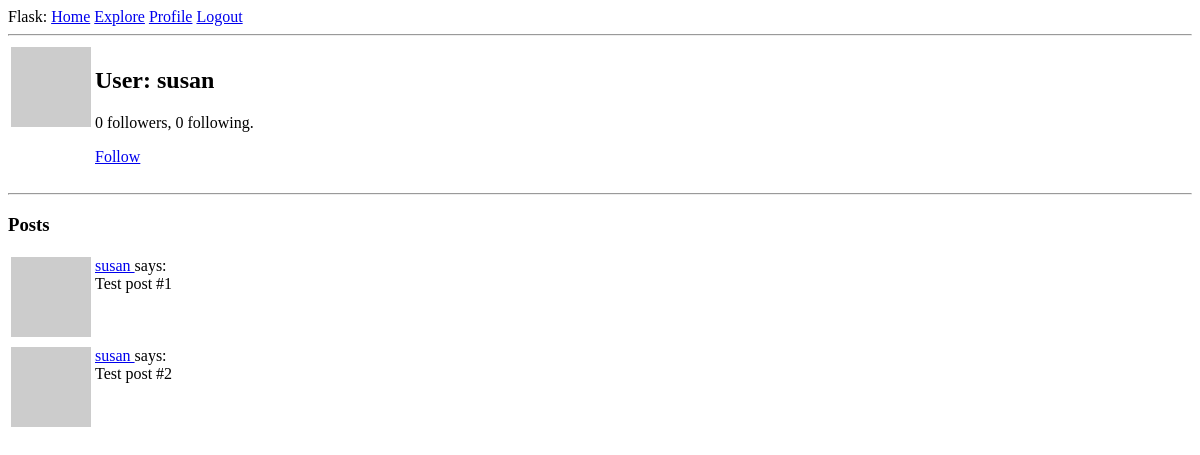
The app's page /user/susan (signed in), older data.
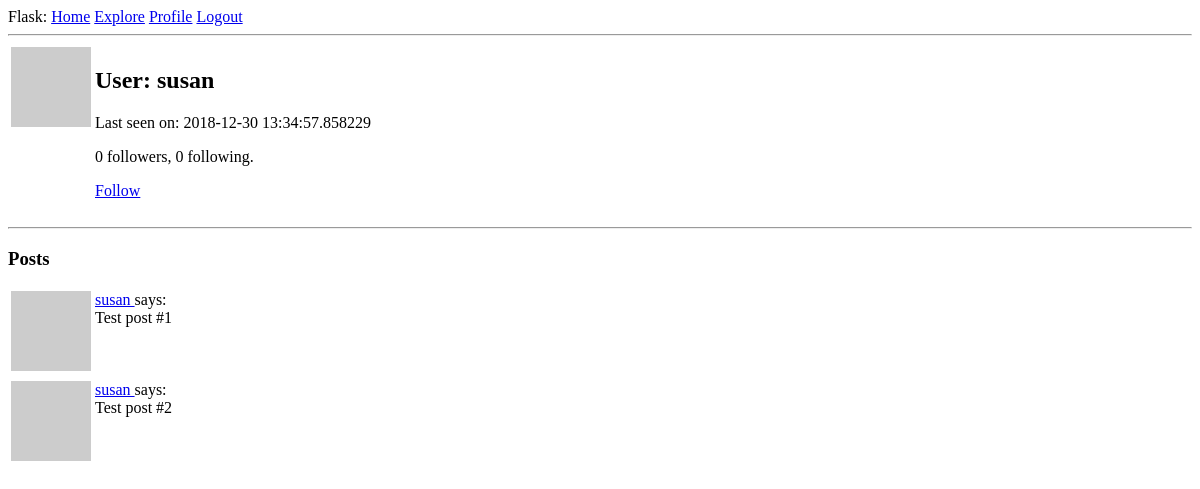
The same page, newer data.
### app/models.py (models this page shows, shortened)
class User(UserMixin, db.Model):
    id = db.Column(db.Integer, primary_key=True)
    username = db.Column(db.String(64), index=True, unique=True)
    email = db.Column(db.String(120), index=True, unique=True)
    password_hash = db.Column(db.String(128))
    posts = db.relationship("Post", backref="author", lazy="dynamic")
    about_me = db.Column(db.String(120))
    last_seen = db.Column(db.DateTime, default=datetime.utcnow)
    followed = db.relationship(
        'User', secondary=followers,
        primaryjoin=(followers.c.follower_id == id),
        secondaryjoin=(followers.c.followed_id == id),
        backref=db.backref('followers', lazy='dynamic'), lazy='dynamic')
    def avatar(self, size):
        digest = md5(self.email.lower().encode("utf-8")).hexdigest()
        return 'https://www.gravatar.com/avatar/{}?d=identicon&s={}'.format(
            digest, size)
    def is_following(self, user):
        return self.followed.filter(
            followers.c.followed_id == user.id).count() > 0

### app/routes.py (the view)
@app.route("/user/<username>")
@login_required
def user(username):
    user = User.query.filter_by(username=username).first_or_404()
    posts = [
        {"author": user, "body": "Test post #1"},
        {"author": user, "body": "Test post #2"}
    ]
    return render_template("user.html", title="Profile", user=user, posts=posts)

### app/models.py (called while the page is built)
@login.user_loader
def load_user(id):
    return User.query.get(int(id))

### app/routes.py (called while the page is built)
@app.before_request
def before_request():
    if current_user.is_authenticated:
        current_user.last_seen = datetime.utcnow()
        db.session.commit()

### app/templates/user.html (shortened to what this page needs)
{% extends "layout.html" %}
{% block content %}
<table>
    <tr valign="top">
        <td><img src="{{user.avatar(128)}}"></td>
        <td>
            <h2>User: {{ user.username }}</h2>
            {% if user.last_seen %}<p>Last seen on: {{ user.last_seen }}</p>{% endif %}
            <p>{{ user.followers.count() }} followers, {{ user.followed.count() }} following.</p>
            {% if user == current_user %}
            <p><a href="{{ url_for('edit_profile') }}">Edit your profile</a></p>
            {% elif not current_user.is_following(user) %}
            <p><a href="{{ url_for('follow', username=user.username) }}">Follow</a></p>
            {% else %}
            <p><a href="{{ url_for('unfollow', username=user.username) }}">Unfollow</a></p>
            {% endif %}
        </td>
    </tr>
</table>
<hr>
<h3>Posts</h3>
{% for post in posts %}
{% include "_post.html" %}
{% endfor %}
{% endblock %}

### app/templates/_post.html
<table>
    <tr valign="top">
        <td><img src="{{ post.author.avatar(36) }}"></td>
        <td>
            <a href="{{ url_for('user', username=post.author.username) }}">
                {{ post.author.username }}
            </a>
            says:<br>{{ post.body }}
        </td>
    </tr>
</table>

Row changes from the older to the newer data that the page shows:
changed User "susan": last_seen (not shown) → "2018-12-30 13:34:57.858229"
Text that changed along with them:
text now shown: "Last seen on:"
